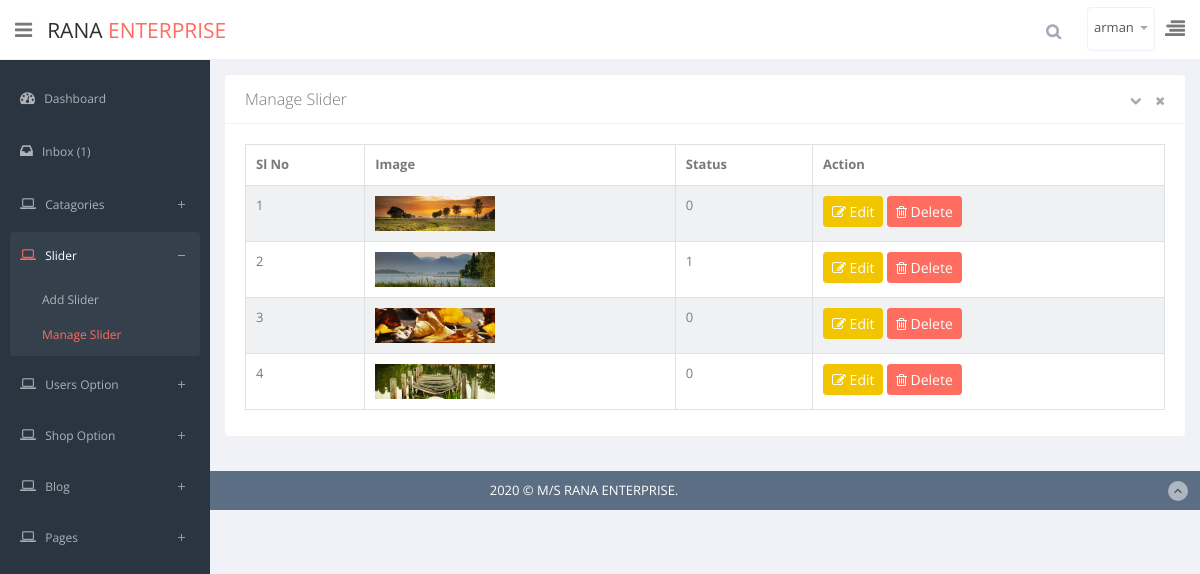
/admin/sliderlist.php (signed in), run on the app's committed database.
### tables this page shows
CREATE TABLE `tbl_slider` (
  `id` int(11) NOT NULL,
  `image` varchar(255) NOT NULL,
  `status` int(11) NOT NULL DEFAULT 0
);

### lib/Database.php (called while the page is built, shortened)
<?php
class Database
{
    public $host = HOST;
    public $user = USER;
    public $password = PASSWORD;
    public $database = DATABASE;
    public $link;
    private function dcConnect(){
        $this->link = mysqli_connect($this->host, $this->user, $this->password, $this->database);
    }
    public function select($query){
        $result = mysqli_query($this->link, $query) or die($this->link->error.__LINE__);
        if (mysqli_num_rows($result)>0){
            return $result;
        }else{
            return false;
        }
    }
}

### admin/sliderlist.php (the view, shortened to what this page needs)
<?php
require_once 'header.php';
?>
    <div class="row">
        <div class="col-sm-12">
            <section class="card">
                <header class="card-header">
                    Manage Slider
                    <span class="tools pull-right">
                        <a href="javascript:;" class="fa fa-chevron-down"></a>
                        <a href="javascript:;" class="fa fa-times"></a>
                    </span>
                </header>
                <div class="card-body">
                    <div class="adv-table">
                        <table  class="display table table-bordered table-striped" id="dynamic-table">
                            <thead>
                            <tr>
                                <th>Sl No</th>
                                <th>Image</th>
                                <th>Status</th>
                                <th>Action</th>
                            </tr>
                            </thead>
                            <tbody>
                            <?php
                            $query = "SELECT * FROM tbl_slider";
                            $manage_catagory = $db->select($query);
                            $sl = 1;
                            while($row = mysqli_fetch_assoc($manage_catagory)){
                                ?>
                                <tr>
                                    <td><?=$sl?></td>
                                    <td><img src="<?=$row['image']?>" style="width: 120px;" alt=""></td>
                                    <td><?=$row['status']?></td>
                                    <td>
                                        <a href="edit_slider.php?slider_edit=<?=$row['id']?>" class="btn btn-warning btn-sm"><i class="fa fa-pencil-square-o"></i> Edit</a>
                                        <a onclick="return confirm('Are You Want To Delete ?')" href="?delslider=<?=$row['id']?>" class="btn btn-danger btn-sm"><i class="fa fa-trash-o"></i> Delete</a>
                                    </td>
                                </tr>
                                <?php
                                $sl++;
                            }
                            ?>
                            </tbody>
                        </table>
                    </div>
                </div>
            </section>
        </div>
    </div>
<?php require_once 'footer.php'?>

### admin/assets/advanced-datatable/media/css/demo_table.css (style rules this page uses)
table.display { margin: 0 auto; clear: both; width: 100%; }
table.display thead th { padding: 3px 18px 3px 10px; border-bottom: 1px solid black; font-weight: bold; cursor: pointer; * cursor: hand; }
table.display td { padding: 3px 10px; }

### data on the page
tbl_slider: image (picture), status "0"
tbl_slider: image (picture), status "1"
tbl_slider: image (picture), status "0"
tbl_slider: image (picture), status "0"

### other printed values
Session::get('username') "arman"
$count "1"
